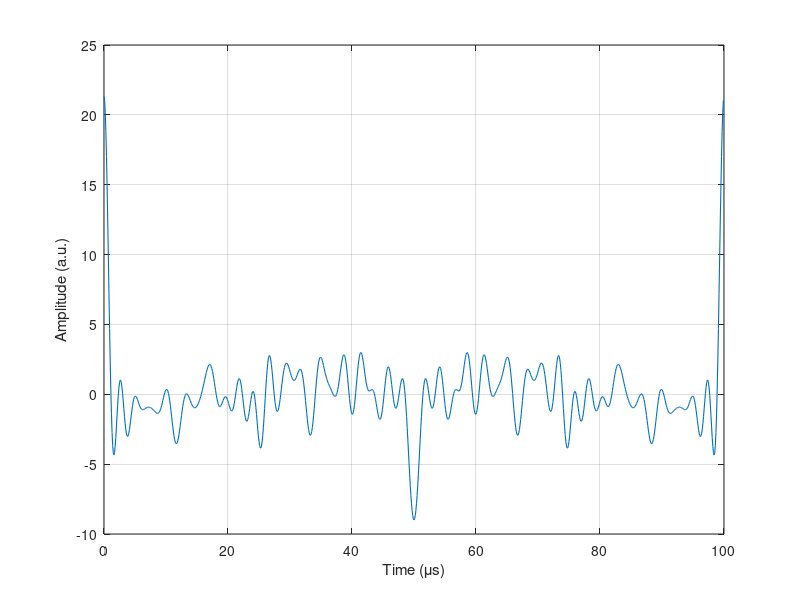

The MATLAB script that drew this image: (Note: this script raises an error after producing the figure.)
%% 12路LED调制频率验证 - 论文级图表
% 展示基波与谐波不重叠的特性（包含所有奇次+偶次谐波）
clear; close all; clc;

%% 系统参数
T = 100e-6;          % 采样时间 100 μs
fs = 10e6;           % 采样率 10 MHz
N = round(fs * T);   % 采样点数
t = (0:N-1) / fs;
f_axis = (0:N-1) * fs / N;

% 12路LED频率 (kHz)
f_led = [30, 50, 70, 110, 130, 170, 190, 230, 290, 310, 370, 410] * 1e3;
K = length(f_led);
f_max = 500e3;  % 最大频率 500 kHz

%% 生成信号（包含所有谐波：2, 3, 4, 5, 6, ...）
signal = zeros(size(t));

% 收集所有频率分量
fundamental_freqs = f_led;  % 基波
harmonic_freqs = [];        % 谐波
harmonic_orders = [];       % 谐波次数
harmonic_led_idx = [];      % 对应的LED编号

for k = 1:K
    f0 = f_led(k);
    n_max = floor(f_max / f0);
    
    % 所有谐波: 1, 2, 3, 4, 5, 6, ...
    for n = 1:n_max
        f_h = n * f0;
        if f_h <= f_max
            % 使用1/n衰减模拟谐波幅度
            signal = signal + (1/n) * cos(2*pi*f_h*t);
            if n > 1
                harmonic_freqs = [harmonic_freqs, f_h];
                harmonic_orders = [harmonic_orders, n];
                harmonic_led_idx = [harmonic_led_idx, k];
            end
        end
    end
end

%% 计算频谱
spectrum = abs(fft(signal)) / N * 2;

%% 绘图 - 论文级样式

% 配色方案 - 低饱和度专业配色
color_signal = [0.2, 0.2, 0.2];        % 深灰色 - 时域信号
color_fundamental = [0.7, 0.2, 0.2];   % 暗红色 - 基波
color_harmonic = [0.2, 0.4, 0.7];      % 蓝灰色 - 谐波

%% ===== 子图1: 时域信号 =====
ax1 = gca;
hold on; box on;

% 只显示前几个周期
t_show = 100e-6;  % 显示60μs
idx_show = t <= t_show;

plot(t(idx_show)*1e6, signal(idx_show), '-', 'Color', [0 0.4470 0.7410], 'LineWidth', 0.8);

xlabel('Time (μs)');
ylabel('Amplitude (a.u.)');
xlim([0, t_show*1e6]);

grid on;
set(ax1, 'GridLineStyle', '-', 'GridAlpha', 0.15);
h_gt = gcf;
set_fig(h_gt, 'Arial', 14, 1.5, [30, 8]);
%% ===== 子图2: 频域信号 =====
hold on; box on;
ax2 = gca;
% 绘制基波 - 红色倒三角 + 竖线
for k = 1:K
    f0 = f_led(k);
    [~, idx] = min(abs(f_axis - f0));
    amp = spectrum(idx);
    
    % 竖线（实线）
    plot([f0, f0]/1e3, [0, amp], '-', 'Color', color_fundamental, 'LineWidth', 1.5);
    % 顶部倒三角
    plot(f0/1e3, amp, 'v', 'MarkerSize', 7, ...
         'MarkerFaceColor', color_fundamental, 'MarkerEdgeColor', color_fundamental);
end

% 绘制谐波 - 蓝色正三角 + 竖线
for i = 1:length(harmonic_freqs)
    f_h = harmonic_freqs(i);
    [~, idx] = min(abs(f_axis - f_h));
    amp = spectrum(idx);
    
    % 竖线（虚线）
    plot([f_h, f_h]/1e3, [0, amp], '--', 'Color', color_harmonic, 'LineWidth', 1.0);
    % 顶部正三角
    plot(f_h/1e3, amp, '^', 'MarkerSize', 5, ...
         'MarkerFaceColor', color_harmonic, 'MarkerEdgeColor', color_harmonic);
end


% 定义你想要标记的刻度点
custom_ticks = [0, 30, 50, 70, 110, 130, 170, 190, 230, 290, 310, 370, 410, 500];

% 设置 X 轴刻度
xticks(custom_ticks);

% 如果你想让刻度显示更美观（可选：倾斜 45 度以防重叠）
% xtickangle(45);
xlabel('Frequency (kHz)');
ylabel('Amplitude (a.u.)');

xlim([0, 500]);
ylim([0, max(spectrum)*1.2]);

% 图例 - 使用单独的标记点
h1 = plot(nan, nan, 'v', 'Color', color_fundamental, 'LineWidth', 1.5, ...
          'MarkerFaceColor', color_fundamental, 'MarkerSize', 7);
h2 = plot(nan, nan, '^', 'Color', color_harmonic, 'LineWidth', 1.0, ...
          'MarkerFaceColor', color_harmonic, 'MarkerSize', 5);
legend([h1, h2], {'Fundamental (f_1 - f_{12})', 'Harmonics (2nd, 3rd, ...)'}, ...
       'Location', 'northeast', 'FontSize', 10, 'Box', 'off');

grid on
set(ax2, 'GridLineStyle', '-', 'GridAlpha', 0.15);
h_gt = gcf;
set_fig(h_gt, 'Arial', 14, 1.5, [30, 8]);
%% ===== 应用论文级样式 =====
ax_all = [ax1, ax2];
for i = 1:length(ax_all)
    ax = ax_all(i);
    set(ax, ...
        'FontName', 'Times New Roman', ...
        'FontSize', 12, ...
        'LineWidth', 1.0, ...
        'TickDir', 'in', ...
        'XMinorTick', 'on', ...
        'YMinorTick', 'on', ...
        'TickLength', [0.015, 0.015]);
    
    set(ax.XLabel, 'FontSize', 13);
    set(ax.YLabel, 'FontSize', 13);
    set(ax.Title, 'FontSize', 12);
end

% 调整子图间距
set(ax1, 'Position', [0.10, 0.58, 0.85, 0.35]);
set(ax2, 'Position', [0.10, 0.10, 0.85, 0.40]);
h_gt = gcf;
set_fig(h_gt, 'Arial', 14);
%% ===== 保存图像 =====
print(gcf, 'fig_led_modulation', '-dpng', '-r300');
print(gcf, 'fig_led_modulation', '-dpdf', '-bestfit');
fprintf('图像已保存: fig_led_modulation.png/pdf\n');

%% ===== 输出统计信息 =====
fprintf('\n============================================================\n');
fprintf('频率分配统计（含所有奇次+偶次谐波）\n');
fprintf('============================================================\n');
fprintf('基波数量: %d\n', K);
fprintf('谐波数量: %d (2nd, 3rd, 4th, ... 在500kHz以内)\n', length(harmonic_freqs));
fprintf('总频率分量: %d\n', K + length(harmonic_freqs));

% 按谐波次数统计
unique_orders = unique(harmonic_orders);
fprintf('\n各次谐波数量:\n');
for n = unique_orders
    count = sum(harmonic_orders == n);
    fprintf('  %2d次谐波: %2d 个\n', n, count);
end

% 检查冲突
fprintf('\n============================================================\n');
fprintf('频率冲突检查 (间隔 < %.0f kHz 视为冲突)\n', 1/T/1e3);
fprintf('============================================================\n');
all_freqs = [fundamental_freqs, harmonic_freqs];
delta_f = 1/T;  % 频率分辨率 10 kHz
conflict = 0;
for i = 1:length(all_freqs)
    for j = i+1:length(all_freqs)
        if abs(all_freqs(i) - all_freqs(j)) < delta_f
            conflict = conflict + 1;
            % 找出是哪两个频率冲突
            fprintf('  冲突: %.0f kHz 与 %.0f kHz\n', all_freqs(i)/1e3, all_freqs(j)/1e3);
        end
    end
end
if conflict == 0
    fprintf('✓ 无冲突！所有基波与谐波均不重叠。\n');
else
    fprintf('\n共发现 %d 个冲突!\n', conflict);
end

%% ===== 显示完整频率表 =====
fprintf('\n============================================================\n');
fprintf('完整频率分布表 (kHz) - 500kHz以内所有谐波\n');
fprintf('============================================================\n');

% 找出最大谐波次数
max_order = max(harmonic_orders);

% 表头
fprintf('%-6s', 'LED');
fprintf('%8s', '基波');
for n = 2:max_order
    fprintf('%6d次', n);
end
fprintf('\n');
fprintf('%s\n', repmat('-', 1, 6 + 8 + 7*(max_order-1)));

% 数据行
for k = 1:K
    fprintf('%-6d', k);
    fprintf('%8.0f', f_led(k)/1e3);
    for n = 2:max_order
        f_h = n * f_led(k);
        if f_h <= f_max
            fprintf('%7.0f', f_h/1e3);
        else
            fprintf('%7s', '-');
        end
    end
    fprintf('\n');
end
